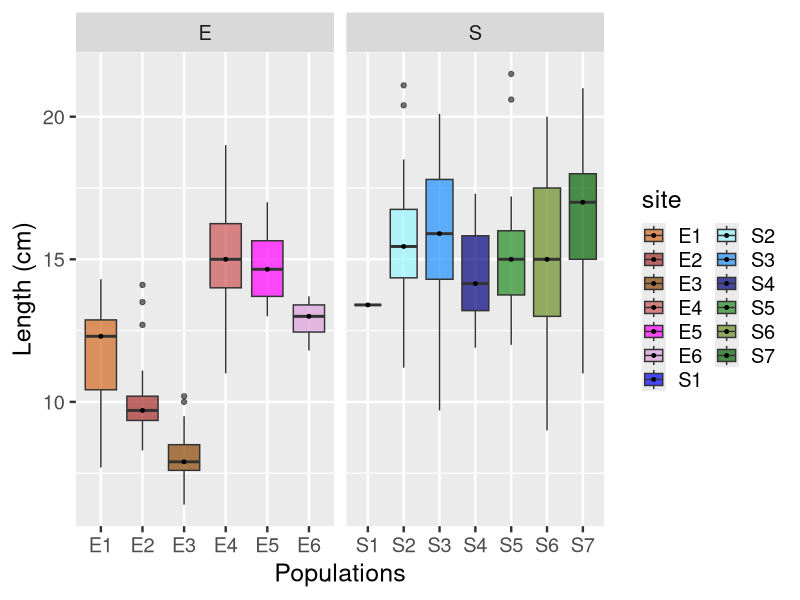
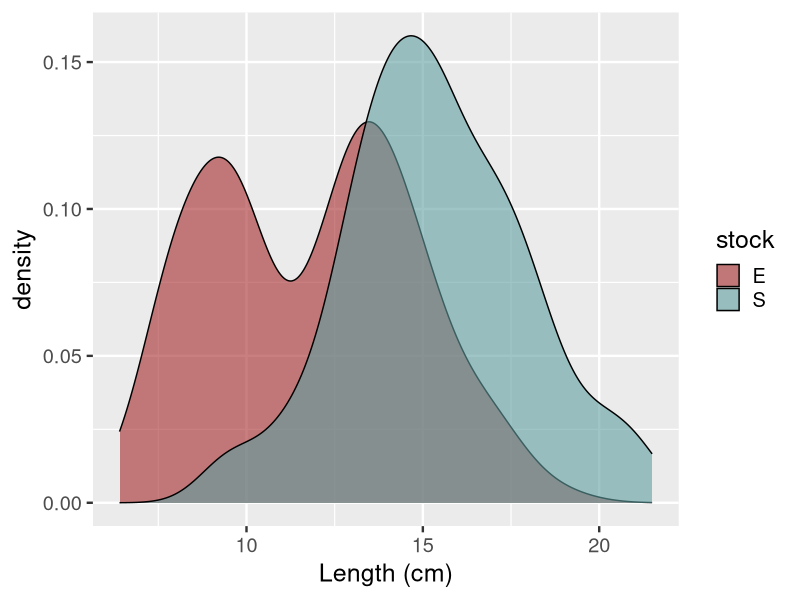
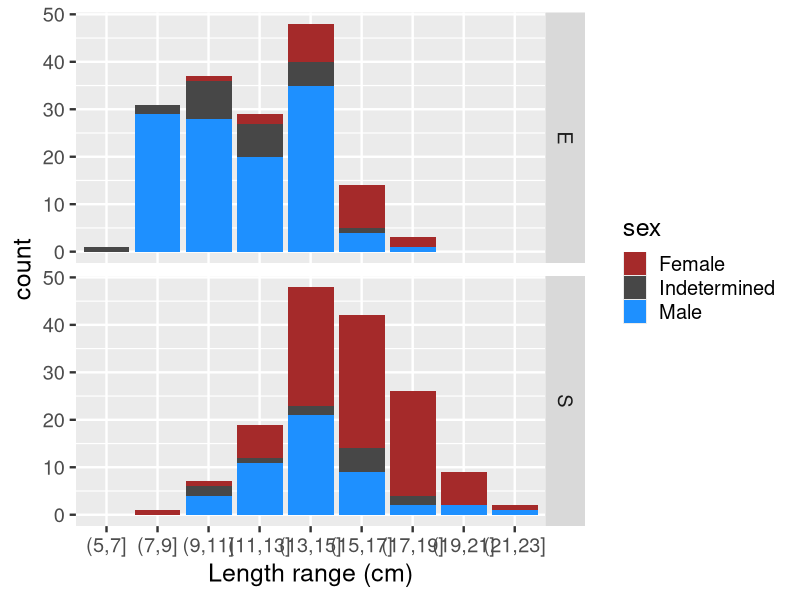
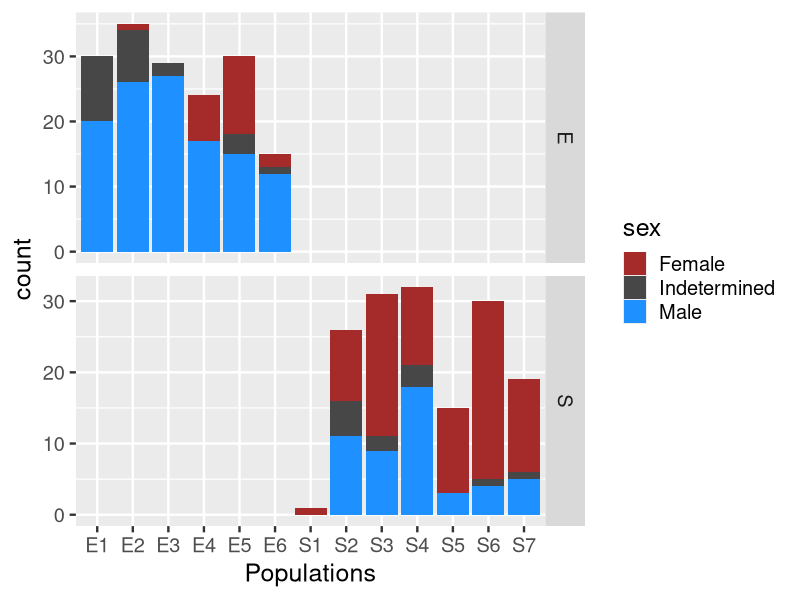
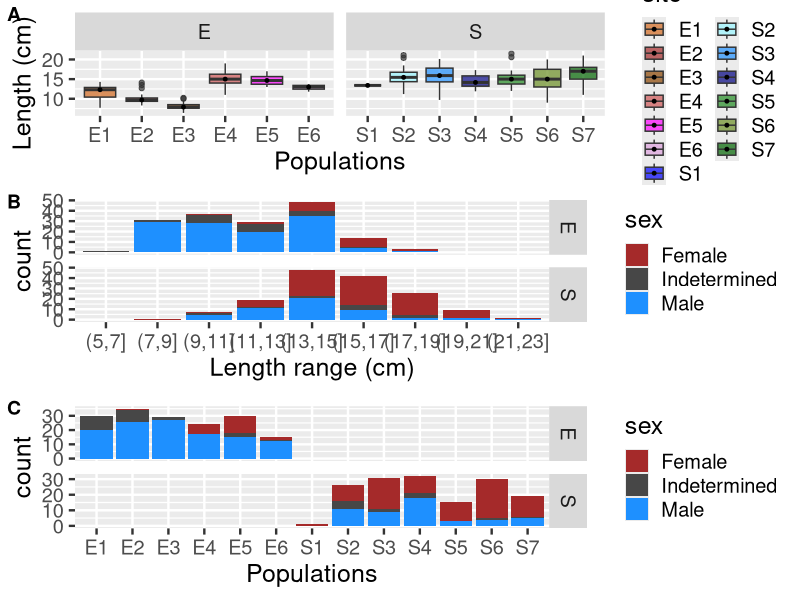

Here is the R script that generated these plots, in order:
#############################################
##        Sex and size comparisons         ##
#############################################
# Reisser et al. 2020


##  I.   clear environment and set working directory
ls()
rm(list=ls())
ls()
set.seed(99)

library(ggplot2)
library(ggpubr)

data<-read.table("../02_data/sex_size_input.txt",header=T)
data
names(data)
levels(data$stock)<-c("Exploited","Natural")
is.numeric(data$L)
data2<-as.matrix(data)
data2
data2

couleurs=c(c("chocolate","brown","darkorange4","indianred3","magenta","plum"),c("blue","cadetblue1","dodgerblue","navyblue","forestgreen","olivedrab","darkgreen"))

q <- ggplot(data,aes(x=site,y=L,fill=site))+ geom_boxplot(alpha=0.7) + stat_summary(fun.y=median, geom="point", size=1, color="black")
q <- q + xlab("Populations") + ylab("Length (cm)")+ scale_fill_manual(values=couleurs) + theme_gray() + guides(fill=guide_legend(ncol=2))
q <- q + facet_grid(cols=vars(data$stock),scales="free") +theme_gray(base_size = 18)
q

#get the density plot of length (removed from article)
p <- ggplot(data, aes(x=L,fill=stock)) + 
  geom_density(alpha=0.6) + scale_fill_manual(values=c("brown","cadetblue")) 
p <- p + xlab("Length (cm)")+theme_gray(base_size = 18)
p
r <- ggarrange(p,q,nrow=2,ncol=1,labels=c("A","B"))


# Dealing with sex info:
Df<-data
Df$cut <- cut(Df$L, seq(5,25,by=2))
s <- ggplot(Df,aes(x=cut,fill=sex))+ geom_histogram(stat="count") + facet_grid(stock ~ .) + xlab("Length range (cm)") + scale_fill_manual(values=c("brown","grey28","dodgerblue"),labels=c("Female","Indetermined","Male"))
s <- s +theme_gray(base_size = 18)
s

#see sex ratio per site:
Df<-data
t <- ggplot(Df,aes(x=site,fill=sex))+ geom_histogram(stat="count") + facet_grid("stock", scales = "free") + xlab("Populations") + scale_fill_manual(values=c("brown","grey28","dodgerblue"),labels=c("Female","Indetermined","Male"))
t <- t +theme_gray(base_size = 18)
t

r <- ggarrange(q,s,t,nrow=3,ncol=1,labels=c("A","B","C"),heights = c(1, 1.1, 1.1))
r

# get values of sex ratio for all sites sampled:

data$site
E1<-data[data$site=="E1",]
E1
nrow(E1[E1$sex=="F",])/(nrow(E1[E1$sex=="F",])+nrow(E1[E1$sex=="M",]))

E2<-data[data$site=="E2",]
E2 
nrow(E2[E2$sex=="F",])/(nrow(E2[E2$sex=="F",])+nrow(E2[E2$sex=="M",]))

E3<-data[data$site=="E3",]
E3 
nrow(E3[E3$sex=="F",])/(nrow(E3[E3$sex=="F",])+nrow(E3[E3$sex=="M",]))

E4<-data[data$site=="E4",]
E4 
nrow(E4[E4$sex=="F",])/(nrow(E4[E4$sex=="F",])+nrow(E4[E4$sex=="M",]))

E5<-data[data$site=="E5",]
E5 
nrow(E5[E5$sex=="F",])/(nrow(E5[E5$sex=="F",])+nrow(E5[E5$sex=="M",]))

E6<-data[data$site=="E6",]
E6 
nrow(E6[E6$sex=="F",])/(nrow(E6[E6$sex=="F",])+nrow(E6[E6$sex=="M",]))

S1<-data[data$site=="S1",]
S1 
nrow(S1[S1$sex=="F",])/(nrow(S1[S1$sex=="F",])+nrow(S1[S1$sex=="M",]))

S2<-data[data$site=="S2",]
S2 
nrow(S2[S2$sex=="F",])/(nrow(S2[S2$sex=="F",])+nrow(S2[S2$sex=="M",]))

S3<-data[data$site=="S3",]
S3 
nrow(S3[S3$sex=="F",])/(nrow(S3[S3$sex=="F",])+nrow(S3[S3$sex=="M",]))

S4<-data[data$site=="S4",]
S4 
nrow(S4[S4$sex=="F",])/(nrow(S4[S4$sex=="F",])+nrow(S4[S4$sex=="M",]))

S5<-data[data$site=="S5",]
S5 
nrow(S5[S5$sex=="F",])/(nrow(S5[S5$sex=="F",])+nrow(S5[S5$sex=="M",]))

S6<-data[data$site=="S6",]
S6 
nrow(S6[S6$sex=="F",])/(nrow(S6[S6$sex=="F",])+nrow(S6[S6$sex=="M",]))

S7<-data[data$site=="S7",]
S7
nrow(S7[S7$sex=="F",])/(nrow(S7[S7$sex=="F",])+nrow(S7[S7$sex=="M",]))

